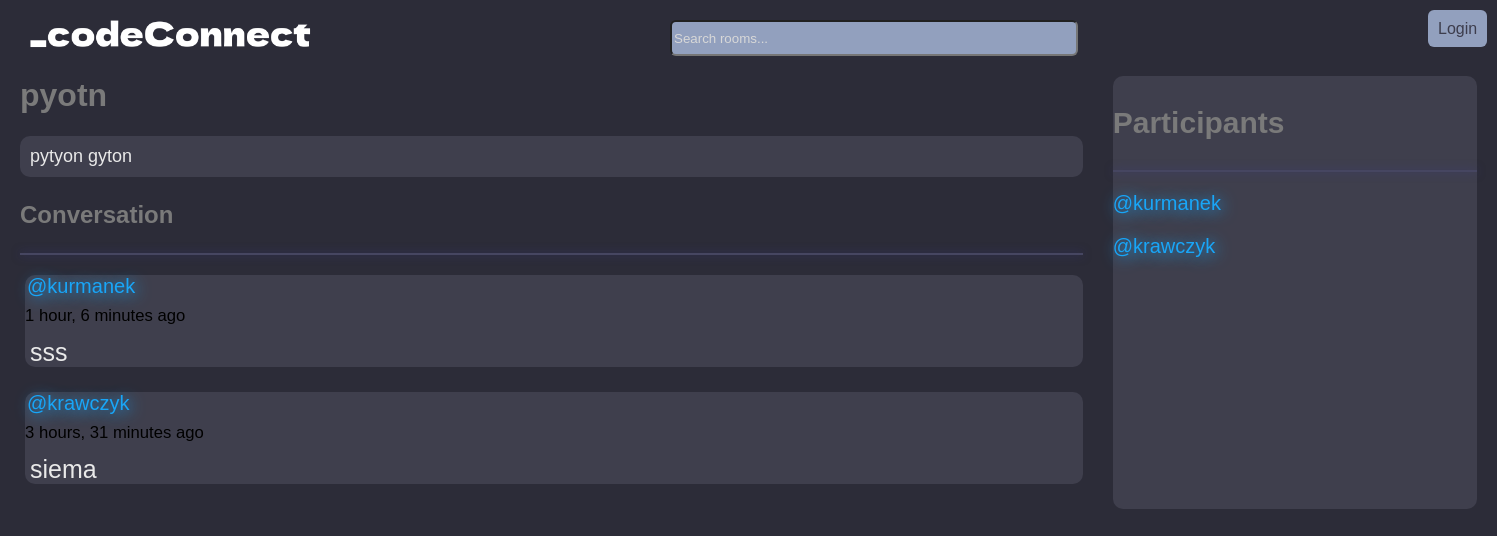
/room/14/, run on the app's committed database.
### base/models.py (models this page shows, shortened)
class Room(models.Model):
    host = models.ForeignKey(User, on_delete=models.SET_NULL, null=True)
    topic = models.ForeignKey(Topic, on_delete=models.SET_NULL, null=True)
    name = models.CharField(max_length=200)
    description = models.TextField(null=True, blank=True)
    participants = models.ManyToManyField(User, related_name='participants', blank=True)
    updated = models.DateTimeField(auto_now=True)
    created = models.DateTimeField(auto_now_add=True)
    class Meta:
        ordering = ['-updated', '-created']

class Message(models.Model):
    user = models.ForeignKey(User, on_delete=models.CASCADE)
    room = models.ForeignKey(Room, on_delete=models.CASCADE)
    body = models.TextField()
    updated = models.DateTimeField(auto_now=True)
    created = models.DateTimeField(auto_now_add=True)
    class Meta:
        ordering = ['-updated', '-created']

### base/views.py (the view, shortened to what this page needs)
# urls.py: path('room/<str:pk>/', views.room, name="room"),
def room(request, pk):
    room = Room.objects.get(id=pk)
    room_messages = room.message_set.all().order_by('-created')
    participants = room.participants.all()
    context = {'room':room, 'room_messages':room_messages, 'participants':participants}
    return render(request, 'base/room.html', context)

### base/templates/base/room.html (shortened to what this page needs)
{% extends 'main.html' %}
{% block content %}
<div class="room-container">
<div>
<div class="top">
<h1>{{room.name}}</h1>
<p>{{room.description}}</p>
</div>
<div class="comment-wrapper">
    <h3>Conversation</h3>
    <hr>
    {% for message in room_messages %}
    <div class="message_1">
        <small><div class="user"><a href="{% url 'user-profile' room.host.id %}">@{{message.user}} </a></div> {{message.created|timesince}} ago</small>
        <p>{{message.body}}</p>
    </div>
    {% endfor %}
</div>
</div>
<div class="participants">
    <h3>Participants</h3>
    <hr>
    {% for user in participants %}
    <div class="users">
        <p>@{{user.username}}</p>
    </div>
    {% endfor %}
</div>
</div>
{% endblock %}

### static/css/style.css (style rules this page uses)
body { background-color: rgb(44, 44, 56); font-family: arial; margin: 20px; }
::placeholder { color: rgb(216, 216, 216); opacity: 1; }
.top h1 { color: rgb(122, 122, 122); }
.top p { color:rgb(233, 233, 233); background-color:rgb(63, 63, 77); border-radius: 10px; padding:10px; font-size: 18px; margin-right: 30px; }
.comment-wrapper h3 { color:rgb(122, 122, 122); font-size: 24px }
.message_1 { border: none; margin:5px; border-radius: 10px; background-color: rgb(63, 63, 77); font-size: 20px; margin-right: 30px; }
.message_1 p { margin-left: 5px; margin-top: 12px; font-size: 25px; color:rgb(233, 233, 233); }
.user { color: rgb(25, 166, 248); margin-left: 2px; text-shadow: 2px 2px 15px rgb(25, 166, 248); font-size: 20px; padding-bottom: 5px; }
.participants h3 { color:rgb(122, 122, 122); font-size: 30px }
.comment-wrapper hr { border:1px solid rgb(70, 70, 97); box-shadow: 0 0 10px rgba(59, 59, 170, 0.5); margin-bottom:20px; margin-right: 30px; }
.users { color: rgb(25, 166, 248); text-shadow: 2px 2px 15px rgb(25, 166, 248); font-size: 20px; }
.participants { background-color:rgb(63, 63, 77); border-radius: 10px; height: auto; margin-top: 20px; }
.participants hr { border:1px solid rgb(70, 70, 97); box-shadow: 0 0 10px rgba(59, 59, 170, 0.5); }
.user a { text-decoration: none; color: rgb(25, 166, 248); text-shadow: 2px 2px 15px rgb(25, 166, 248); }
.message a,.message_1 a { text-decoration: none; }

### base/templates/base/room.html (style rules this page uses)
.room-container { display: grid; grid-template-columns: 3fr 1fr; }

### data on the page
Room: name "pyotn", description "pytyon gyton"
Message: user "kurmanek", created "1 hour, 6 minutes", body "sss"
Message: user "krawczyk", created "3 hours, 31 minutes", body "siema"

### other printed values
{{ user.username }} "kurmanek"
{{ user.username }} "krawczyk"
